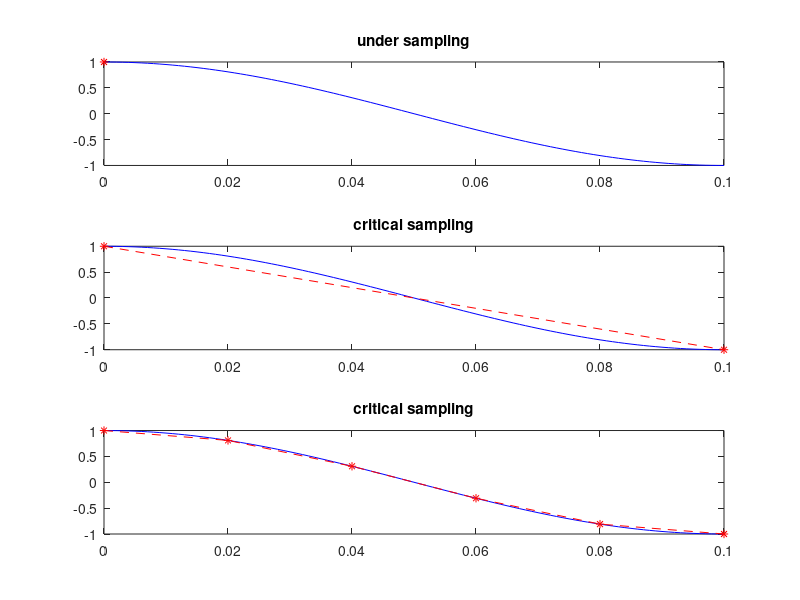

MATLAB code to generate this figure:
%sampling theorem

clc;
clear ;
close all;


f=input('enter the input frequency');
t=0:0.001:0.1;
x=cos(2*pi*f*t);

%under sampling

fs=1.5*f;
ts=1/fs;
tn=0:ts:0.1;
x1=cos(2*pi*f*tn);
subplot(3,1,1);
plot(t,x,'b',tn,x1,'r*--');
title('under sampling');

%critical sampling
fs=2*f;
ts=1/fs;
tn=0:ts:0.1;
x1=cos(2*pi*f*tn);
subplot(3,1,2);
plot(t,x,'b',tn,x1,'r*--');
title('critical sampling');

%over sampling
fs=10*f;
ts=1/fs;
tn=0:ts:0.1;
x1=cos(2*pi*f*tn);
subplot(3,1,3);
plot(t,x,'b',tn,x1,'r*--');
title('critical sampling');